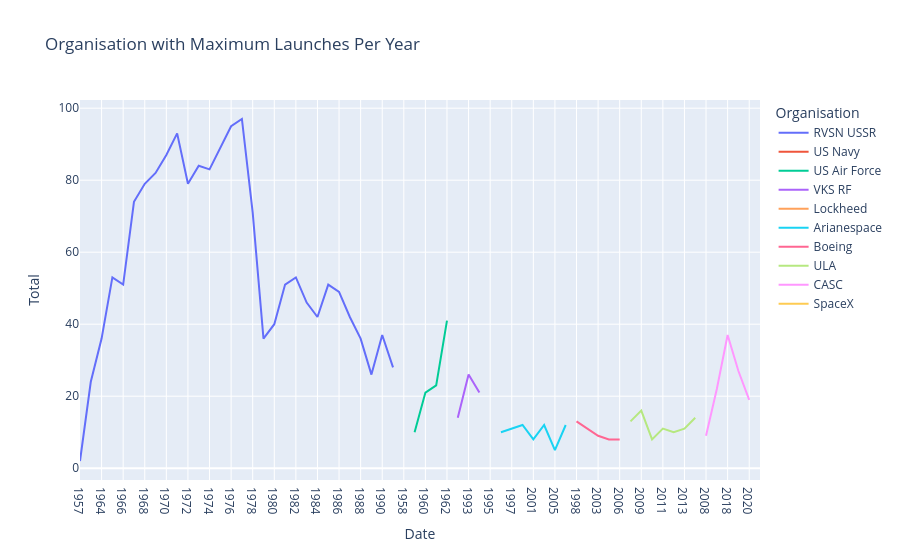

The cell this chart's notebook holds for it:
### Code cell
fig = px.line(
    max_launches,
    x="Date",
    y="Total",
    color="Organisation",
    title="Organisation with Maximum Launches Per Year"
)

fig.show()

### Figure 1 — Plotly figure (JSON) as saved in the notebook; plotly's stock layout.template omitted (floating-point values rounded to 4 significant figures)
{"data": [{"hovertemplate": "Organisation=RVSN USSR<br>Date=%{x}<br>Total=%{y}<extra></extra>", "legendgroup": "RVSN USSR", "line": {"color": "#636efa", "dash": "solid"}, "marker": {"symbol": "circle"}, "mode": "lines", "name": "RVSN USSR", "orientation": "v", "showlegend": true, "type": "scatter", "x": ["1957", "1963", "1964", "1965", "1966", "1967", "1968", "1969", "1970", "1971", "1972", "1973", "1974", "1975", "1976", "1977", "1978", "1979", "1980", "1981", "1982", "1983", "1984", "1985", "1986", "1987", "1988", "1989", "1990", "1991"], "xaxis": "x", "y": [2, 24, 36, 53, 51, 74, 79, 82, 87, 93, 79, 84, 83, 89, 95, 97, 71, 36, 40, 51, 53, 46, 42, 51, 49, 42, 36, 26, 37, 28], "yaxis": "y"}, {"hovertemplate": "Organisation=US Navy<br>Date=%{x}<br>Total=%{y}<extra></extra>", "legendgroup": "US Navy", "line": {"color": "#EF553B", "dash": "solid"}, "marker": {"symbol": "circle"}, "mode": "lines", "name": "US Navy", "orientation": "v", "showlegend": true, "type": "scatter", "x": ["1958"], "xaxis": "x", "y": [12], "yaxis": "y"}, {"hovertemplate": "Organisation=US Air Force<br>Date=%{x}<br>Total=%{y}<extra></extra>", "legendgroup": "US Air Force", "line": {"color": "#00cc96", "dash": "solid"}, "marker": {"symbol": "circle"}, "mode": "lines", "name": "US Air Force", "orientation": "v", "showlegend": true, "type": "scatter", "x": ["1959", "1960", "1961", "1962"], "xaxis": "x", "y": [10, 21, 23, 41], "yaxis": "y"}, {"hovertemplate": "Organisation=VKS RF<br>Date=%{x}<br>Total=%{y}<extra></extra>", "legendgroup": "VKS RF", "line": {"color": "#ab63fa", "dash": "solid"}, "marker": {"symbol": "circle"}, "mode": "lines", "name": "VKS RF", "orientation": "v", "showlegend": true, "type": "scatter", "x": ["1992", "1993", "1994"], "xaxis": "x", "y": [14, 26, 21], "yaxis": "y"}, {"hovertemplate": "Organisation=Lockheed<br>Date=%{x}<br>Total=%{y}<extra></extra>", "legendgroup": "Lockheed", "line": {"color": "#FFA15A", "dash": "solid"}, "marker": {"symbol": "circle"}, "mode": "lines", "name": "Lockheed", "orientation": "v", "showlegend": true, "type": "scatter", "x": ["1995"], "xaxis": "x", "y": [12], "yaxis": "y"}, {"hovertemplate": "Organisation=Arianespace<br>Date=%{x}<br>Total=%{y}<extra></extra>", "legendgroup": "Arianespace", "line": {"color": "#19d3f3", "dash": "solid"}, "marker": {"symbol": "circle"}, "mode": "lines", "name": "Arianespace", "orientation": "v", "showlegend": true, "type": "scatter", "x": ["1996", "1997", "2000", "2001", "2002", "2005", "2015"], "xaxis": "x", "y": [10, 11, 12, 8, 12, 5, 12], "yaxis": "y"}, {"hovertemplate": "Organisation=Boeing<br>Date=%{x}<br>Total=%{y}<extra></extra>", "legendgroup": "Boeing", "line": {"color": "#FF6692", "dash": "solid"}, "marker": {"symbol": "circle"}, "mode": "lines", "name": "Boeing", "orientation": "v", "showlegend": true, "type": "scatter", "x": ["1998", "1999", "2003", "2004", "2006"], "xaxis": "x", "y": [13, 11, 9, 8, 8], "yaxis": "y"}, {"hovertemplate": "Organisation=ULA<br>Date=%{x}<br>Total=%{y}<extra></extra>", "legendgroup": "ULA", "line": {"color": "#B6E880", "dash": "solid"}, "marker": {"symbol": "circle"}, "mode": "lines", "name": "ULA", "orientation": "v", "showlegend": true, "type": "scatter", "x": ["2007", "2009", "2010", "2011", "2012", "2013", "2014"], "xaxis": "x", "y": [13, 16, 8, 11, 10, 11, 14], "yaxis": "y"}, {"hovertemplate": "Organisation=CASC<br>Date=%{x}<br>Total=%{y}<extra></extra>", "legendgroup": "CASC", "line": {"color": "#FF97FF", "dash": "solid"}, "marker": {"symbol": "circle"}, "mode": "lines", "name": "CASC", "orientation": "v", "showlegend": true, "type": "scatter", "x": ["2008", "2016", "2018", "2019", "2020"], "xaxis": "x", "y": [9, 22, 37, 27, 19], "yaxis": "y"}, {"hovertemplate": "Organisation=SpaceX<br>Date=%{x}<br>Total=%{y}<extra></extra>", "legendgroup": "SpaceX", "line": {"color": "#FECB52", "dash": "solid"}, "marker": {"symbol": "circle"}, "mode": "lines", "name": "SpaceX", "orientation": "v", "showlegend": true, "type": "scatter", "x": ["2017"], "xaxis": "x", "y": [18], "yaxis": "y"}], "layout": {"legend": {"title": {"text": "Organisation"}, "tracegroupgap": 0}, "title": {"text": "Organisation with Maximum Launches Per Year"}, "xaxis": {"anchor": "y", "domain": [0, 1], "title": {"text": "Date"}}, "yaxis": {"anchor": "x", "domain": [0, 1], "title": {"text": "Total"}}}}
